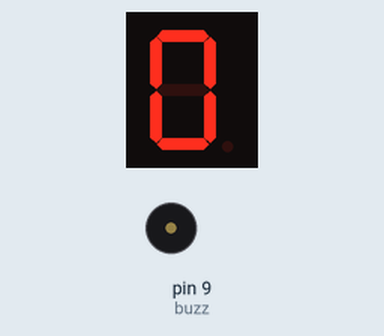
Simulated run of this sketch. Board: Arduino Uno, built with avr-gcc and run on an emulated ATmega328P. On the bench: 1-digit seven-segment display, buzzer (waves = sounding, pin HIGH). Wiring (inferred from the names in the program): 1-digit 7-segment display, segments lit when LOW: segments pin 2, pin 3, pin 4, pin 5, pin 6, pin 7, pin 8. The segment pins are drawn as the display they are named for; pins used as bus, display or sensor lines are not drawn.

Above: at 0.1 s.
At 1.1 s:
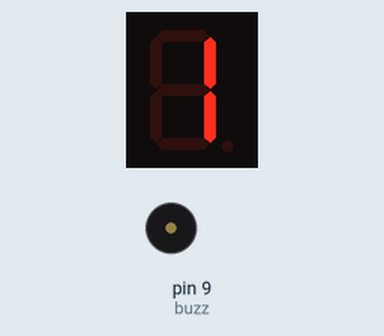
At 2.1 s:
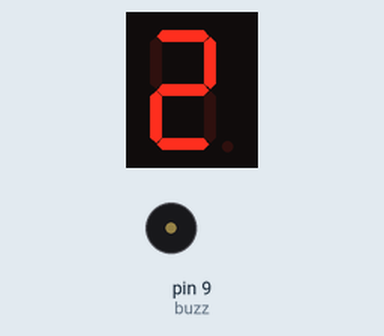
At 4.1 s:
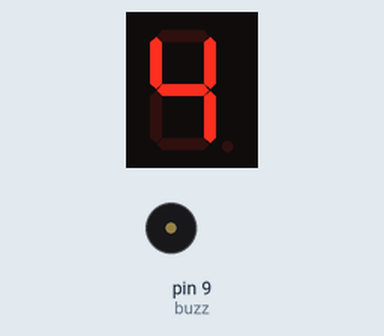
At 6.1 s:
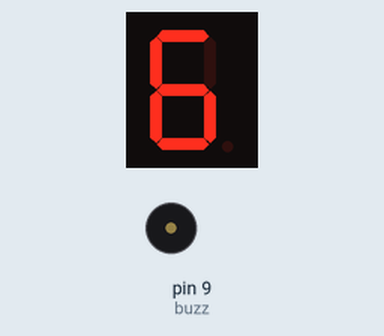
At 9.1 s:
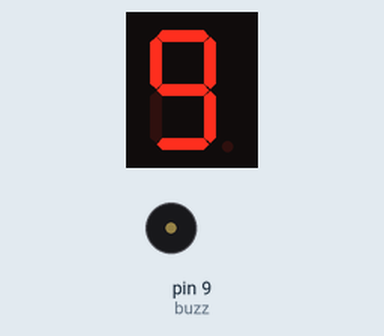

Measured:
- by itself, everything shown: repeats every 10.0 s, in 10 steps
- what the display in image 1 shows lasts 1.0 s, from 1.0 s to 2.0 s

The sketch:

Counter.ino
```cpp
#define segA 2
#define segB 3
#define segC 4
#define segD 5
#define segE 6
#define segF 7
#define segG 8
#define buzz 9

int COUNT = 0;

void setup() {
  for (int i = 2; i <= 9; i++) {
    pinMode(i, OUTPUT);
  }
}

void displayDigit(bool A, bool B, bool C, bool D, bool E, bool F, bool G) {
  digitalWrite(buzz, HIGH);
  digitalWrite(segA, A);
  digitalWrite(segB, B);
  digitalWrite(segC, C);
  digitalWrite(segD, D);
  digitalWrite(segE, E);
  digitalWrite(segF, F);
  digitalWrite(segG, G);
  digitalWrite(buzz, LOW);
}
//FOR COMMON CATHODE
/*void loop() {
  switch(COUNT) {
    case 0: displayDigit(1,1,1,1,1,1,0); break;
    case 1: displayDigit(0,1,1,0,0,0,0); break;
    case 2: displayDigit(1,1,0,1,1,0,1); break;
    case 3: displayDigit(1,1,1,1,0,0,1); break;
    case 4: displayDigit(0,1,1,0,0,1,1); break;
    case 5: displayDigit(1,0,1,1,0,1,1); break;
    case 6: displayDigit(1,0,1,1,1,1,1); break;
    case 7: displayDigit(1,1,1,0,0,0,0); break;
    case 8: displayDigit(1,1,1,1,1,1,1); break;
    case 9: displayDigit(1,1,1,1,0,1,1); break;
    default: COUNT = 0; break;
  }*/
//FOR COMMON ANODE
void loop() {
  switch(COUNT) {
    case 0: displayDigit(0,0,0,0,0,0,1); break;
    case 1: displayDigit(1,0,0,1,1,1,1); break;
    case 2: displayDigit(0,0,1,0,0,1,0); break;

    case 3: displayDigit(0,0,0,0,1,1,0); break;
    case 4: displayDigit(1,0,0,1,1,0,0); break;
    case 5: displayDigit(0,1,0,0,1,0,0); break;
    case 6: displayDigit(0,1,0,0,0,0,0); break;
    case 7: displayDigit(0,0,0,1,1,1,1); break;
    case 8: displayDigit(0,0,0,0,0,0,0); break;
    case 9: displayDigit(0,0,0,0,1,0,0); break;
    default: COUNT = 0; break;
  }
  COUNT = (COUNT + 1) % 10;
  delay(1000);
}
```
